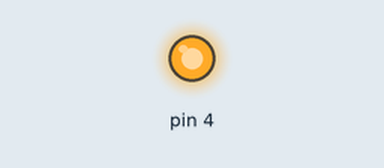
Simulated run of this sketch. Board: Arduino Uno, built for the host (arithmetic inside an expression is 32-bit, double 64-bit). On the bench: output pins drawn as LEDs (lit = HIGH). Pins used as bus, display or sensor lines are not drawn; what the sketch prints to the serial monitor is not drawn.

Above: at 0.1 s.
Timing chart, 0 to 1.6 s (numbered marks = the images above):
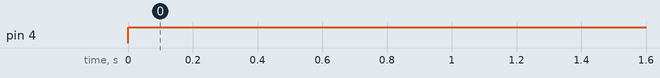

The sketch:

Master_spi.ino
```cpp
#include <SPI.h>

// Пины для CS (Chip Select) для каждого слейва
#define CS_NANO PA4
#define CS_UNO 10

void setup() {
  Serial.begin(115200);
  while (!Serial) {
    ; // Ждем подключения Serial Monitor
  }

  // Настройка пинов CS как выходов
  pinMode(CS_NANO, OUTPUT);
  pinMode(CS_UNO, OUTPUT);
  digitalWrite(CS_NANO, HIGH); // Отключаем слейвы на старте
  digitalWrite(CS_UNO, HIGH);

  // Инициализация SPI как мастер
  SPI.begin();
  SPI.setClockDivider(SPI_CLOCK_DIV16); // Устанавливаем скорость
  Serial.println("Master STM32 Ready");
}

void loop() {
  byte response;

  // Запрос статуса у Nano (команда 0x01)
  Serial.println("Sending STATUS request to Nano...");
  digitalWrite(CS_NANO, LOW); // Активируем Nano
  response = SPI.transfer(0x01); // Отправляем команду запроса статуса
  digitalWrite(CS_NANO, HIGH); // Деактивируем Nano
  Serial.print("Nano STATUS response: ");
  Serial.println(response, DEC);

  delay(500);

  // Запрос версии у Nano (команда 0x02)
  Serial.println("Sending VERSION request to Nano...");
  digitalWrite(CS_NANO, LOW); // Активируем Nano
  response = SPI.transfer(0x02); // Отправляем команду запроса версии
  digitalWrite(CS_NANO, HIGH); // Деактивируем Nano
  Serial.print("Nano VERSION response: ");
  Serial.println(response, DEC);

  delay(500);

  // Запрос статуса у Uno (команда 0x01)
  Serial.println("Sending STATUS request to Uno...");
  digitalWrite(CS_UNO, LOW); // Активируем Uno
  response = SPI.transfer(0x01); // Отправляем команду запроса статуса
  digitalWrite(CS_UNO, HIGH); // Деактивируем Uno
  Serial.print("Uno STATUS response: ");
  Serial.println(response, DEC);

  delay(500);

  // Запрос версии у Uno (команда 0x02)
  Serial.println("Sending VERSION request to Uno...");
  digitalWrite(CS_UNO, LOW); // Активируем Uno
  response = SPI.transfer(0x02); // Отправляем команду запроса версии
  digitalWrite(CS_UNO, HIGH); // Деактивируем Uno
  Serial.print("Uno VERSION response: ");
  Serial.println(response, DEC);

  delay(2000); // Задержка перед следующим циклом
}
```

Measured:
- by itself, pin 4: LOW → HIGH at 0.00 s
